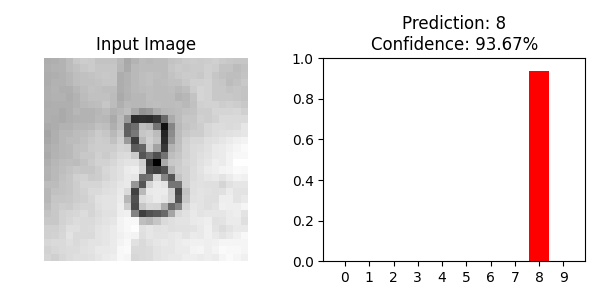
#> input picture 8.png, 600 x 300 px
$ python tongxin_orange.py
#> lines starting #> are read from the running program, lines starting #| are printed output that depends on the picture
# 文件名：orangepi_client.py
import socket
import pickle
import struct
from PIL import Image
import time
import cv2
import numpy as np

def preprocess_image(image_path, invert=True):
#> called with image_path = '8.png', invert = True
    try:
        # 使用OpenCV读取图像以保证灰度处理一致
        img = cv2.imread(image_path, cv2.IMREAD_GRAYSCALE)
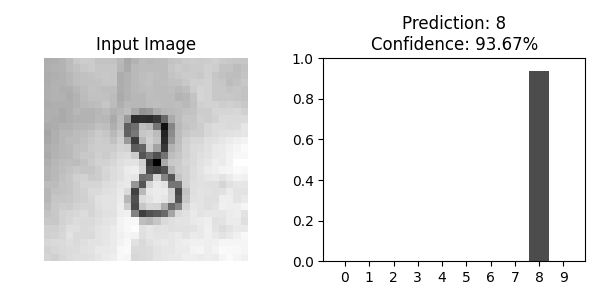
#> img: shape (300, 600); min 0, max 255, mean 234.4
        if img is None:
            raise ValueError("图像读取失败，路径可能错误")

        # 调整尺寸为28x28（覆盖目标代码的隐含假设）
        img = cv2.resize(img, (28, 28))
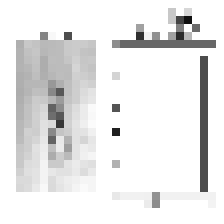
#> img: shape (28, 28) (shown 8 times larger); min 16, max 255, mean 232.3

        # 转换为float32并归一化
        img_array = img.astype(np.float32) / 255.0

        # 反色处理（与目标代码完全一致）
        if invert:
            img_array = 1.0 - img_array
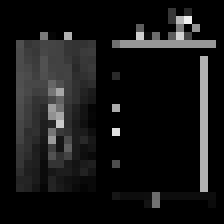
#> img_array: shape (28, 28) float32 (shown 8 times larger); min 0, max 0.937, mean 0.0892

        # 添加通道维度 → HWC格式 (28, 28, 1)
        hwc_array = img_array[:, :, np.newaxis]

        # 确保内存连续（与目标代码的循环写入内存布局一致）
        contiguous_array = np.ascontiguousarray(hwc_array, dtype=np.float32)

        return contiguous_array
    except Exception as e:
        print(f"预处理失败: {str(e)}")
        raise


def send_data(array, host='192.168.0.12', port=5000):
    """发送数组数据到服务端，返回socket对象和发送耗时"""
    send_start = time.time()
    data = pickle.dumps(array)

    # 创建并连接socket
#> (the run stopped early here; a loop or call above may not have finished)

$ run again, with 0.png copied over 8.png
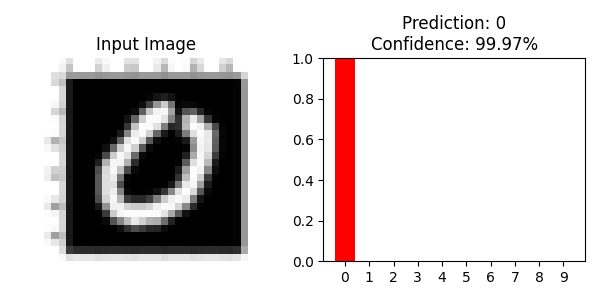
#> input picture 0.png, 600 x 300 px
#> in preprocess_image, `img = cv2.resize(img, (28, 28))`:
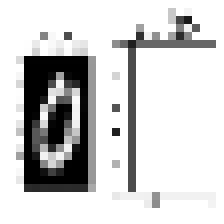
#> img: shape (28, 28) (shown 8 times larger); min 0, max 255, mean 206.8
#> in preprocess_image, `img_array = 1.0 - img_array`:
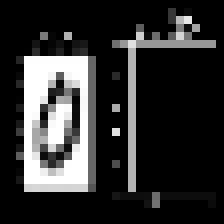
#> img_array: shape (28, 28) float32 (shown 8 times larger); min 0, max 1, mean 0.189

$ run again, with 00.png copied over 8.png
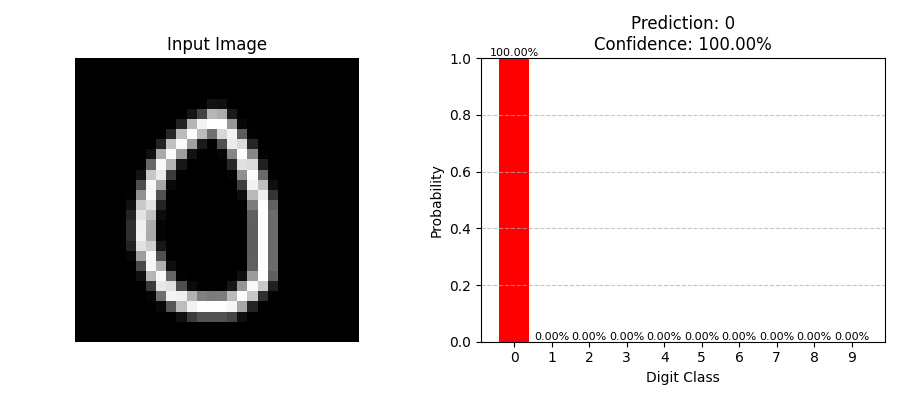
#> input picture 00.png, 900 x 400 px
#> in preprocess_image, `img = cv2.resize(img, (28, 28))`:
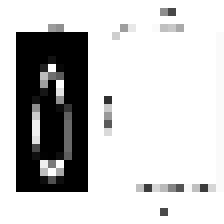
#> img: shape (28, 28) (shown 8 times larger); min 0, max 255, mean 199
#> in preprocess_image, `img_array = 1.0 - img_array`:
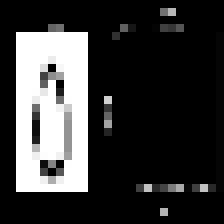
#> img_array: shape (28, 28) float32 (shown 8 times larger); min 0, max 1, mean 0.22
